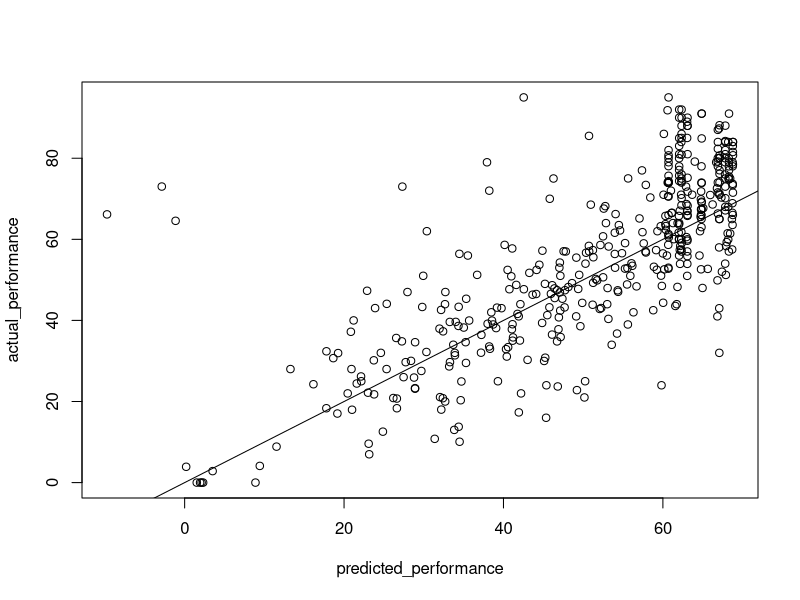

Reproduce this figure in R.
### look at remnant
library(tidyverse)

dat <- read_csv('remnant_model/results/kfold_remnant_predictions.csv')

with(dat,plot(predicted_performance,actual_performance))
abline(0,1)

with(dat,cor(predicted_performance,actual_performance))

head(dat[order(dat$predicted_performance-dat$actual_performance),])
